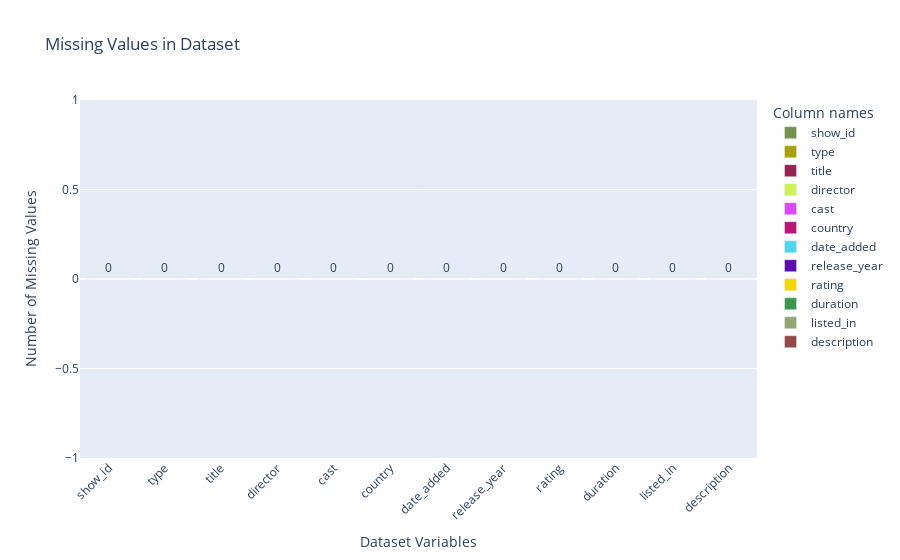

The cell this chart's notebook holds for it:
### Markdown cell above
checking again for all null values

### Code cell
# Calculate missing values for each column
missing_values = df.isnull().sum()

# Create a DataFrame for visualization
missing_df = pd.DataFrame({'Column names': missing_values.index, 'Missing Values': missing_values.values})

# Create a list of random colors
num_colors = len(missing_df)
colors = ["#" + ''.join([random.choice('0123456789ABCDEF') for j in range(6)]) for i in range(num_colors)]

# Create a bar chart using Plotly Express with random colors and count numbers
fig = px.bar(missing_df, x='Column names', y='Missing Values', title='Missing Values in Dataset',
             color='Column names', color_discrete_sequence=colors, text='Missing Values')  # Added text for count numbers

# Customize the layout (optional)
fig.update_layout(xaxis_tickangle=-45, xaxis_title='Dataset Variables', yaxis_title='Number of Missing Values')
fig.update_traces(textposition='outside')  # Position count numbers outside the bars

# Show the plot
fig.show()

### Figure 1 — Plotly figure (JSON) as saved in the notebook; plotly's stock layout.template omitted (floating-point values rounded to 4 significant figures)
{"data": [{"hovertemplate": "Column names=%{x}<br>Missing Values=%{text}<extra></extra>", "legendgroup": "show_id", "marker": {"color": "#759250", "pattern": {"shape": ""}}, "name": "show_id", "orientation": "v", "showlegend": true, "text": [0.0], "textposition": "outside", "type": "bar", "x": ["show_id"], "xaxis": "x", "y": [0], "yaxis": "y"}, {"hovertemplate": "Column names=%{x}<br>Missing Values=%{text}<extra></extra>", "legendgroup": "type", "marker": {"color": "#A9A108", "pattern": {"shape": ""}}, "name": "type", "orientation": "v", "showlegend": true, "text": [0.0], "textposition": "outside", "type": "bar", "x": ["type"], "xaxis": "x", "y": [0], "yaxis": "y"}, {"hovertemplate": "Column names=%{x}<br>Missing Values=%{text}<extra></extra>", "legendgroup": "title", "marker": {"color": "#932450", "pattern": {"shape": ""}}, "name": "title", "orientation": "v", "showlegend": true, "text": [0.0], "textposition": "outside", "type": "bar", "x": ["title"], "xaxis": "x", "y": [0], "yaxis": "y"}, {"hovertemplate": "Column names=%{x}<br>Missing Values=%{text}<extra></extra>", "legendgroup": "director", "marker": {"color": "#CEF257", "pattern": {"shape": ""}}, "name": "director", "orientation": "v", "showlegend": true, "text": [0.0], "textposition": "outside", "type": "bar", "x": ["director"], "xaxis": "x", "y": [0], "yaxis": "y"}, {"hovertemplate": "Column names=%{x}<br>Missing Values=%{text}<extra></extra>", "legendgroup": "cast", "marker": {"color": "#DB49F8", "pattern": {"shape": ""}}, "name": "cast", "orientation": "v", "showlegend": true, "text": [0.0], "textposition": "outside", "type": "bar", "x": ["cast"], "xaxis": "x", "y": [0], "yaxis": "y"}, {"hovertemplate": "Column names=%{x}<br>Missing Values=%{text}<extra></extra>", "legendgroup": "country", "marker": {"color": "#BB1674", "pattern": {"shape": ""}}, "name": "country", "orientation": "v", "showlegend": true, "text": [0.0], "textposition": "outside", "type": "bar", "x": ["country"], "xaxis": "x", "y": [0], "yaxis": "y"}, {"hovertemplate": "Column names=%{x}<br>Missing Values=%{text}<extra></extra>", "legendgroup": "date_added", "marker": {"color": "#4FD5EF", "pattern": {"shape": ""}}, "name": "date_added", "orientation": "v", "showlegend": true, "text": [0.0], "textposition": "outside", "type": "bar", "x": ["date_added"], "xaxis": "x", "y": [0], "yaxis": "y"}, {"hovertemplate": "Column names=%{x}<br>Missing Values=%{text}<extra></extra>", "legendgroup": "release_year", "marker": {"color": "#590DB0", "pattern": {"shape": ""}}, "name": "release_year", "orientation": "v", "showlegend": true, "text": [0.0], "textposition": "outside", "type": "bar", "x": ["release_year"], "xaxis": "x", "y": [0], "yaxis": "y"}, {"hovertemplate": "Column names=%{x}<br>Missing Values=%{text}<extra></extra>", "legendgroup": "rating", "marker": {"color": "#F4D707", "pattern": {"shape": ""}}, "name": "rating", "orientation": "v", "showlegend": true, "text": [0.0], "textposition": "outside", "type": "bar", "x": ["rating"], "xaxis": "x", "y": [0], "yaxis": "y"}, {"hovertemplate": "Column names=%{x}<br>Missing Values=%{text}<extra></extra>", "legendgroup": "duration", "marker": {"color": "#3E964F", "pattern": {"shape": ""}}, "name": "duration", "orientation": "v", "showlegend": true, "text": [0.0], "textposition": "outside", "type": "bar", "x": ["duration"], "xaxis": "x", "y": [0], "yaxis": "y"}, {"hovertemplate": "Column names=%{x}<br>Missing Values=%{text}<extra></extra>", "legendgroup": "listed_in", "marker": {"color": "#93A674", "pattern": {"shape": ""}}, "name": "listed_in", "orientation": "v", "showlegend": true, "text": [0.0], "textposition": "outside", "type": "bar", "x": ["listed_in"], "xaxis": "x", "y": [0], "yaxis": "y"}, {"hovertemplate": "Column names=%{x}<br>Missing Values=%{text}<extra></extra>", "legendgroup": "description", "marker": {"color": "#954947", "pattern": {"shape": ""}}, "name": "description", "orientation": "v", "showlegend": true, "text": [0.0], "textposition": "outside", "type": "bar", "x": ["description"], "xaxis": "x", "y": [0], "yaxis": "y"}], "layout": {"barmode": "relative", "legend": {"title": {"text": "Column names"}, "tracegroupgap": 0}, "title": {"text": "Missing Values in Dataset"}, "xaxis": {"anchor": "y", "categoryarray": ["show_id", "type", "title", "director", "cast", "country", "date_added", "release_year", "rating", "duration", "listed_in", "description"], "categoryorder": "array", "domain": [0, 1], "tickangle": -45, "title": {"text": "Dataset Variables"}}, "yaxis": {"anchor": "x", "domain": [0, 1], "title": {"text": "Number of Missing Values"}}}}
